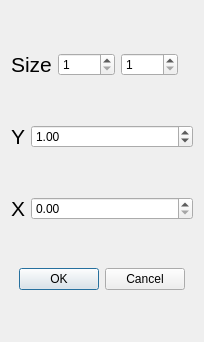
<?xml version="1.0" encoding="UTF-8"?>
<ui version="4.0">
 <class>GausianBlurWindow</class>
 <widget class="QDialog" name="GausianBlurWindow">
  <property name="geometry">
   <rect>
    <x>0</x>
    <y>0</y>
    <width>204</width>
    <height>342</height>
   </rect>
  </property>
  <property name="windowTitle">
   <string>GausianBlurWindow</string>
  </property>
  <layout class="QVBoxLayout" name="verticalLayout">
   <item>
    <layout class="QGridLayout" name="gridLayout">
     <property name="rightMargin">
      <number>15</number>
     </property>
     <item row="0" column="1">
      <widget class="QSpinBox" name="SizeX">
       <property name="toolTip">
        <string>Only Odd Numbers</string>
       </property>
       <property name="toolTipDuration">
        <number>1</number>
       </property>
       <property name="statusTip">
        <string extracomment="Only Odd Numbers"/>
       </property>
       <property name="minimum">
        <number>1</number>
       </property>
       <property name="maximum">
        <number>31</number>
       </property>
       <property name="singleStep">
        <number>2</number>
       </property>
       <property name="value">
        <number>1</number>
       </property>
      </widget>
     </item>
     <item row="0" column="0">
      <widget class="QLabel" name="SizeLabel">
       <property name="sizePolicy">
        <sizepolicy hsizetype="Maximum" vsizetype="Preferred">
         <horstretch>0</horstretch>
         <verstretch>0</verstretch>
        </sizepolicy>
       </property>
       <property name="font">
        <font>
         <pointsize>16</pointsize>
        </font>
       </property>
       <property name="text">
        <string>Size</string>
       </property>
      </widget>
     </item>
     <item row="0" column="2">
      <widget class="QSpinBox" name="SizeY">
       <property name="toolTip">
        <string>Only Odd Numbers</string>
       </property>
       <property name="toolTipDuration">
        <number>1</number>
       </property>
       <property name="statusTip">
        <string extracomment="Only Odd Numbers"/>
       </property>
       <property name="minimum">
        <number>1</number>
       </property>
       <property name="maximum">
        <number>31</number>
       </property>
       <property name="singleStep">
        <number>2</number>
       </property>
       <property name="value">
        <number>1</number>
       </property>
      </widget>
     </item>
    </layout>
   </item>
   <item>
    <layout class="QHBoxLayout" name="horizontalLayout_2">
     <item>
      <widget class="QLabel" name="YLabel">
       <property name="sizePolicy">
        <sizepolicy hsizetype="Minimum" vsizetype="Preferred">
         <horstretch>0</horstretch>
         <verstretch>0</verstretch>
        </sizepolicy>
       </property>
       <property name="font">
        <font>
         <pointsize>16</pointsize>
        </font>
       </property>
       <property name="text">
        <string>Y</string>
       </property>
      </widget>
     </item>
     <item>
      <widget class="QDoubleSpinBox" name="YParam">
       <property name="sizePolicy">
        <sizepolicy hsizetype="MinimumExpanding" vsizetype="Fixed">
         <horstretch>0</horstretch>
         <verstretch>0</verstretch>
        </sizepolicy>
       </property>
       <property name="minimum">
        <double>0.000000000000000</double>
       </property>
       <property name="value">
        <double>1.000000000000000</double>
       </property>
      </widget>
     </item>
    </layout>
   </item>
   <item>
    <layout class="QHBoxLayout" name="horizontalLayout">
     <item>
      <widget class="QLabel" name="XLabel">
       <property name="sizePolicy">
        <sizepolicy hsizetype="Minimum" vsizetype="Preferred">
         <horstretch>0</horstretch>
         <verstretch>0</verstretch>
        </sizepolicy>
       </property>
       <property name="font">
        <font>
         <pointsize>16</pointsize>
        </font>
       </property>
       <property name="text">
        <string>X</string>
       </property>
      </widget>
     </item>
     <item>
      <widget class="QDoubleSpinBox" name="XParam">
       <property name="sizePolicy">
        <sizepolicy hsizetype="MinimumExpanding" vsizetype="Fixed">
         <horstretch>0</horstretch>
         <verstretch>0</verstretch>
        </sizepolicy>
       </property>
      </widget>
     </item>
    </layout>
   </item>
   <item>
    <widget class="QDialogButtonBox" name="buttonBox">
     <property name="standardButtons">
      <set>QDialogButtonBox::Cancel|QDialogButtonBox::Ok</set>
     </property>
     <property name="centerButtons">
      <bool>true</bool>
     </property>
    </widget>
   </item>
  </layout>
 </widget>
 <layoutdefault spacing="6" margin="11"/>
 <resources/>
 <connections/>
</ui>
